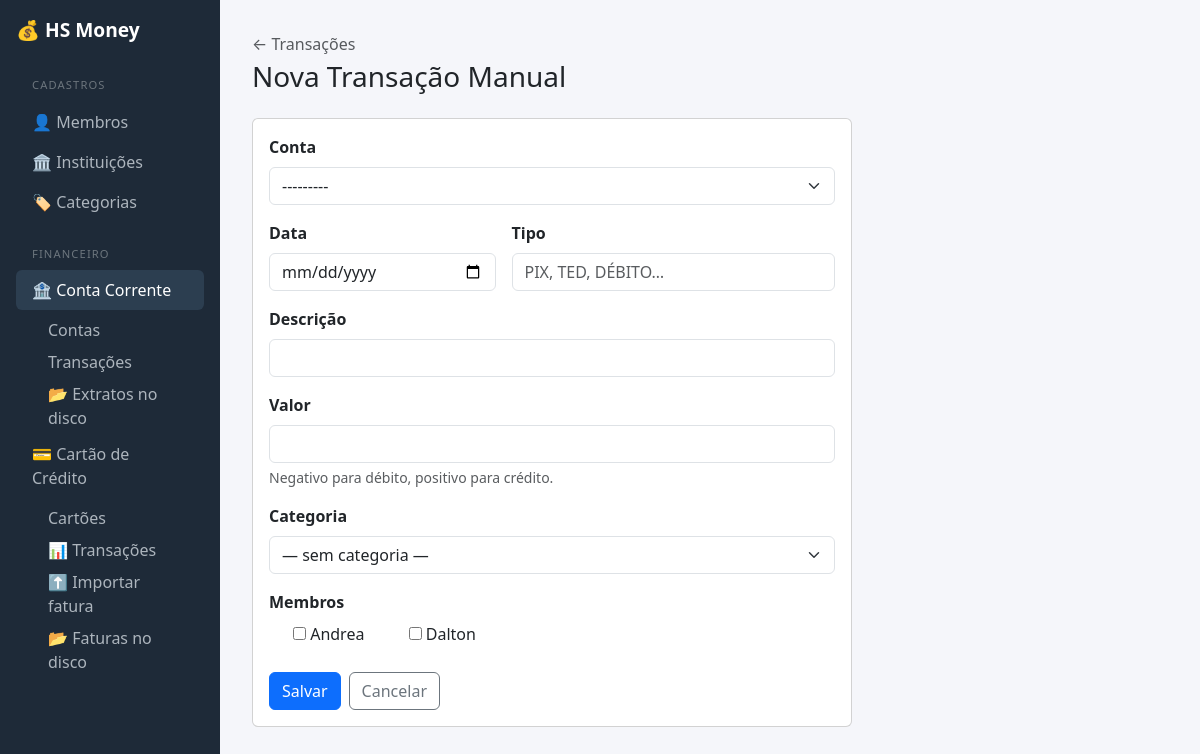
The page /conta/transacoes/nova/ on the database as committed earlier.
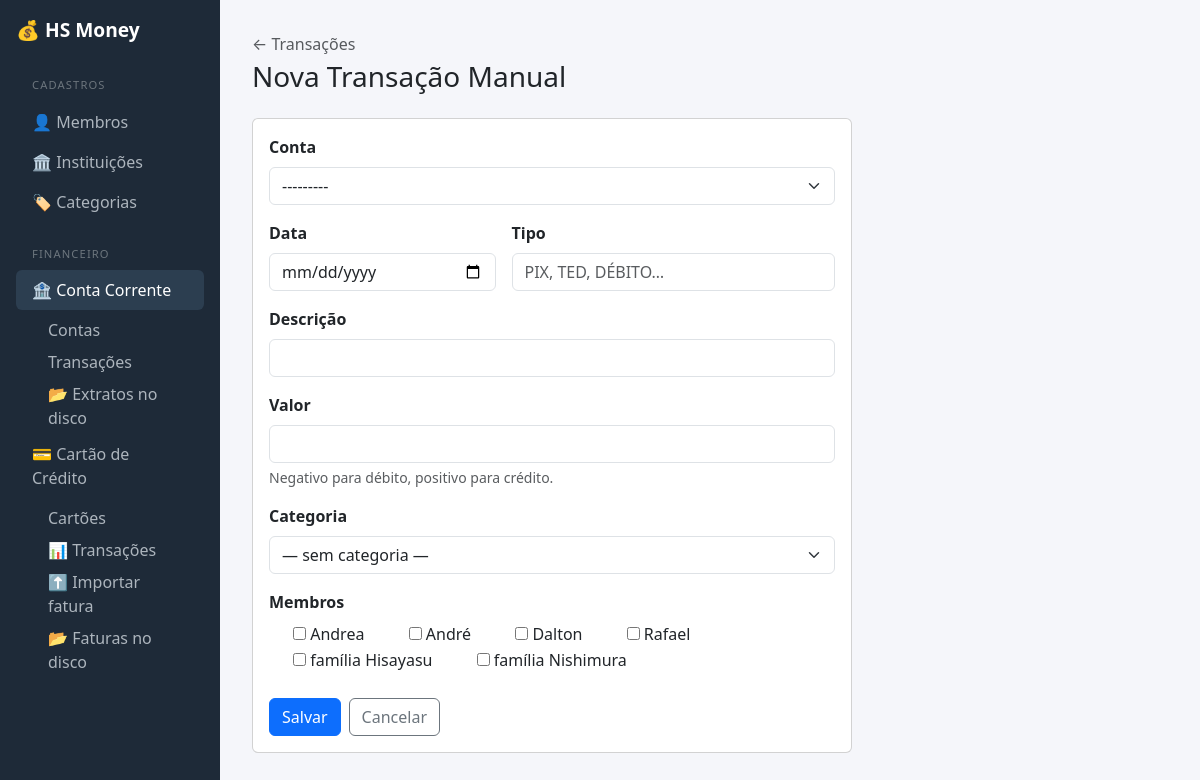
The same page on the database as committed later.
### hs_money/core/models.py (models this page shows)
class Membro(models.Model):
    nome = models.CharField("Nome", max_length=100)
    adulto = models.BooleanField(default=True)
    ordem = models.PositiveIntegerField("Ordem", default=0)
    class Meta:
        ordering = ["ordem", "nome"]
    def __str__(self):
        return self.nome

### hs_money/conta_corrente/views.py (the view, shortened to what this page needs)
# urls.py: path('transacoes/nova/',                    views.transacao_criar,           name='transacao_criar'),
def transacao_criar(request):
    initial = {}
    if request.GET.get('conta'):
        initial['conta'] = request.GET.get('conta')
    form = TransacaoManualForm(request.POST or None, initial=initial)
    return render(request, 'conta_corrente/transacoes/form.html', {
        'form':  form,
        'titulo': 'Nova Transação Manual',
        'next':  request.GET.get('next', ''),
    })

### hs_money/conta_corrente/models.py (called while the page is built)
    def __str__(self) -> str:
        ag = f" ag. {self.agencia}" if self.agencia else ''
        return f"{self.instituicao} — cc {self.numero}{ag}"

### hs_money/core/models.py (called while the page is built)
    def __str__(self):
        if self.categoria_pai:
            return f"{self.categoria_pai.nome} > {self.nome}"
        return self.nome

    def __str__(self):
        return self.nome

### hs_money/conta_corrente/templates/conta_corrente/transacoes/form.html (shortened to what this page needs)
{% extends "core/base.html" %}
{% block content %}
<div class="mb-4">
  <a href="{% url 'conta_corrente:transacoes_lista' %}" class="text-decoration-none text-muted">
    ← Transações
  </a>
  <h1 class="h3 mt-1">{{ titulo }}</h1>
</div>
<div class="card" style="max-width: 600px;">
  <div class="card-body">
    <form method="post" novalidate>
      <div class="mb-3">
        <label class="form-label fw-semibold">Conta</label>
        {{ form.conta }}
      </div>
      <div class="row g-3 mb-3">
        <div class="col-sm-5">
          <label class="form-label fw-semibold">Data</label>
          {{ form.data }}
        </div>
        <div class="col-sm-7">
          <label class="form-label fw-semibold">Tipo</label>
          {{ form.tipo }}
        </div>
      </div>
      <div class="mb-3">
        <label class="form-label fw-semibold">Descrição</label>
        {{ form.descricao }}
      </div>
      <div class="mb-3">
        <label class="form-label fw-semibold">Valor</label>
        {{ form.valor }}
        {% if form.valor.help_text %}
          <div class="form-text">{{ form.valor.help_text }}</div>
        {% endif %}
      </div>
      <div class="mb-3">
        <label class="form-label fw-semibold">Categoria</label>
        {{ form.categoria }}
      </div>
      <div class="mb-4">
        <label class="form-label fw-semibold d-block">Membros</label>
        {% for checkbox in form.membros %}
          <div class="form-check form-check-inline">
            {{ checkbox.tag }}
            <label class="form-check-label" for="{{ checkbox.id_for_label }}">
              {{ checkbox.choice_label }}
            </label>
          </div>
        {% endfor %}
      </div>
      <div class="d-flex gap-2">
        <button type="submit" class="btn btn-primary">Salvar</button>
        <a href="{% url 'conta_corrente:transacoes_lista' %}" class="btn btn-outline-secondary">Cancelar</a>
      </div>
    </form>
  </div>
</div>
{% endblock %}

Rows that differ between the two databases and show on the page:
added Membro: choice_label "André"
added Membro: choice_label "Rafael"
added Membro: choice_label "família Hisayasu"
added Membro: choice_label "família Nishimura"
